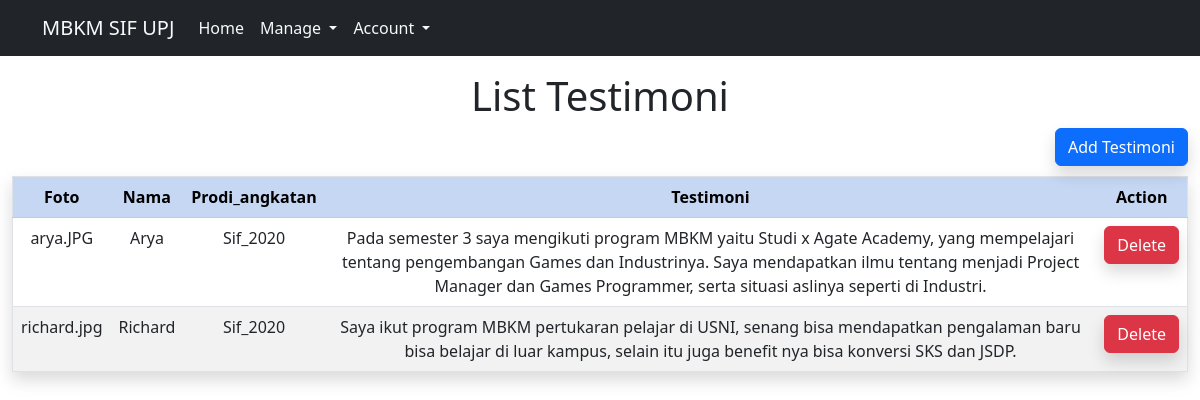
The app's page /login/manage-testimoni/index.php (signed in) with its own data.
### tables this page shows
CREATE TABLE `testimoni` (
  `id` int(11) NOT NULL,
  `nama` varchar(40) NOT NULL,
  `foto` text NOT NULL,
  `prodi_angkatan` varchar(20) NOT NULL,
  `testimoni` text NOT NULL
);

### login/manage-testimoni/index.php (the view, shortened to what this page needs)
<!DOCTYPE html>
<html lang="en">
<head>
    <link href="https://cdn.jsdelivr.net/npm/bootstrap@5.2.2/dist/css/bootstrap.min.css" rel="stylesheet">
</head>
<body>
    <?php
    include("../koneksi.php");
    $result = mysqli_query($koneksi, "SELECT * FROM testimoni ORDER BY id ASC");
    ?>
    <?php include("../partials/navbar.php"); ?>
    <div class="container-fluid mt-3">
        <h1 class="text-center">List Testimoni</h1>
        <a href="add.php">
            <button type="button" class="btn btn-primary shadow float-end">Add Testimoni</button>
        </a>
        <br>
        <br>
        <table class="table table-striped text-center shadow" border=1>
            <tr class="table-primary">
                <th>Foto</th>
                <th>Nama</th>
                <th>Prodi_angkatan</th>
                <th>Testimoni</th>
                <th>Action</th>
            </tr>
            <?php
            while ($user_data = mysqli_fetch_array($result)) {
                echo "<tr>";
                echo "<td>" . $user_data['foto'] . "</td>";
                echo "<td>" . $user_data['nama'] . "</td>";
                echo "<td>" . $user_data['prodi_angkatan'] . "</td>";
                echo "<td>" . $user_data['testimoni'] . "</td>";
                echo "<td>
                        <a href='delete.php?id=$user_data[id]'>
                            <button type='button' class='btn btn-danger shadow'>Delete</button>
                        </a>
                    </td>";
                echo "</tr>";
            }
            ?>
        </table>
    </div>
</body>
</html>

### records on screen
testimoni: foto "arya.JPG", nama "Arya", prodi_angkatan "Sif_2020", testimoni "Pada semester 3 saya mengikuti program MBKM yaitu Studi x Agate Academy, yang mempelajari tentang pengembangan Games dan Industrinya. Saya mendapatkan ilmu tentang menjadi Project Manager dan Games Programmer, serta situasi aslinya seperti di Industri."
testimoni: foto "richard.jpg", nama "Richard", prodi_angkatan "Sif_2020", testimoni "Saya ikut program MBKM pertukaran pelajar di USNI, senang bisa mendapatkan pengalaman baru bisa belajar di luar kampus, selain itu juga benefit nya bisa konversi SKS dan JSDP."
